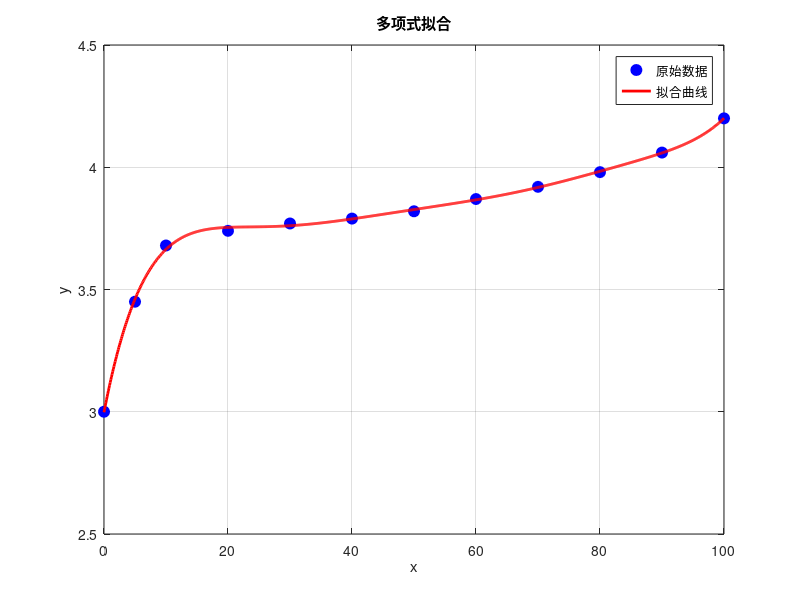

Reproduce this figure in MATLAB.
clear;
clc;
% 你的输入数据
x = [0 5 10 20 30 40 50 60 70 80 90 100];
y = [3 3.45 3.68 3.74 3.77 3.79 3.82 3.87 3.92 3.98 4.06 4.2];

% 选择一个拟合多项式的程度，例如二次多项式
degree = 7;

% 对数据进行多项式拟合，返回拟合参数
p = polyfit(x, y, degree);

% 在拟合的多项式上计算 y 的值
xFit = linspace(min(x), max(x), 1000); % 生成密集的点以绘制光滑曲线
yFit = polyval(p, xFit);

% 新的 x 值
x_new = [0 12.5 25 37.5 50 62.5 75.0 87.5 100];

% 使用拟合的多项式系数计算新 x 值对应的 y 值
y_new = polyval(p, x_new);

% 绘制原始数据点
figure; % 新建一个图形窗口
plot(x, y, 'o', 'MarkerSize', 8, 'MarkerEdgeColor', 'b', 'MarkerFaceColor', 'b'); % 用蓝色圆圈标记原始数据点
hold on; % 保持图形，以便在相同图形上绘制拟合曲线

% 绘制拟合曲线
plot(xFit, yFit, 'r-', 'LineWidth', 2); % 用红色实线绘制拟合曲线

% 添加图例和坐标轴标签
legend('原始数据', '拟合曲线');
xlabel('x');
ylabel('y');
title('多项式拟合');
grid on;  % 添加网格线以方便观察

% 保持图形打开状态
hold off;
